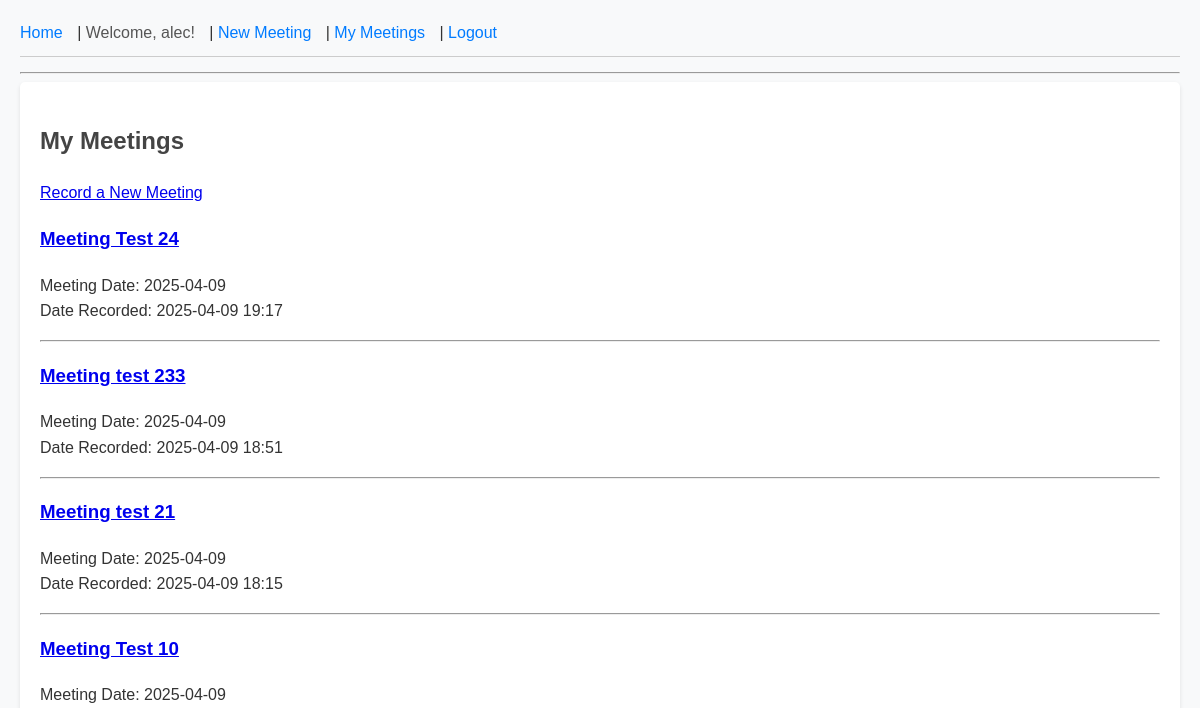
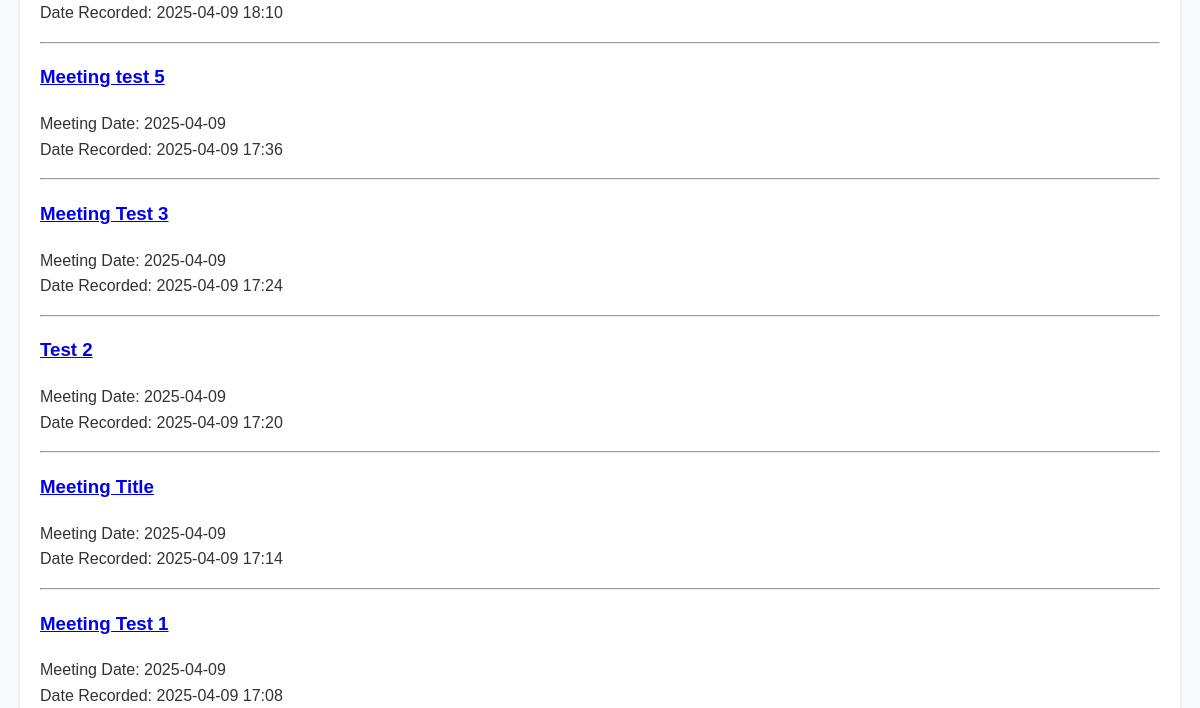
Page /meetings (signed in, upper part) on the earlier database version (2 pictures, top to bottom).
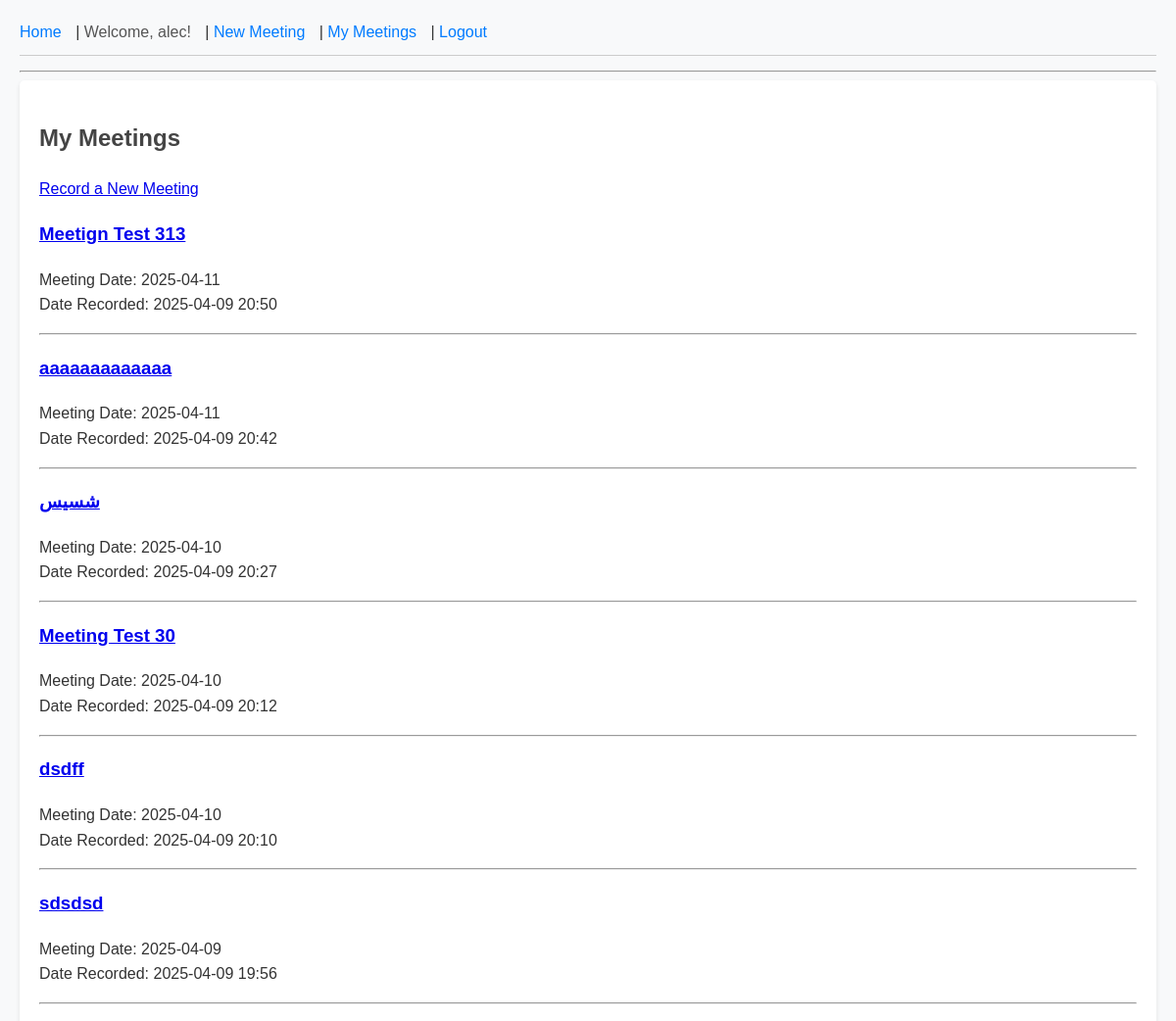
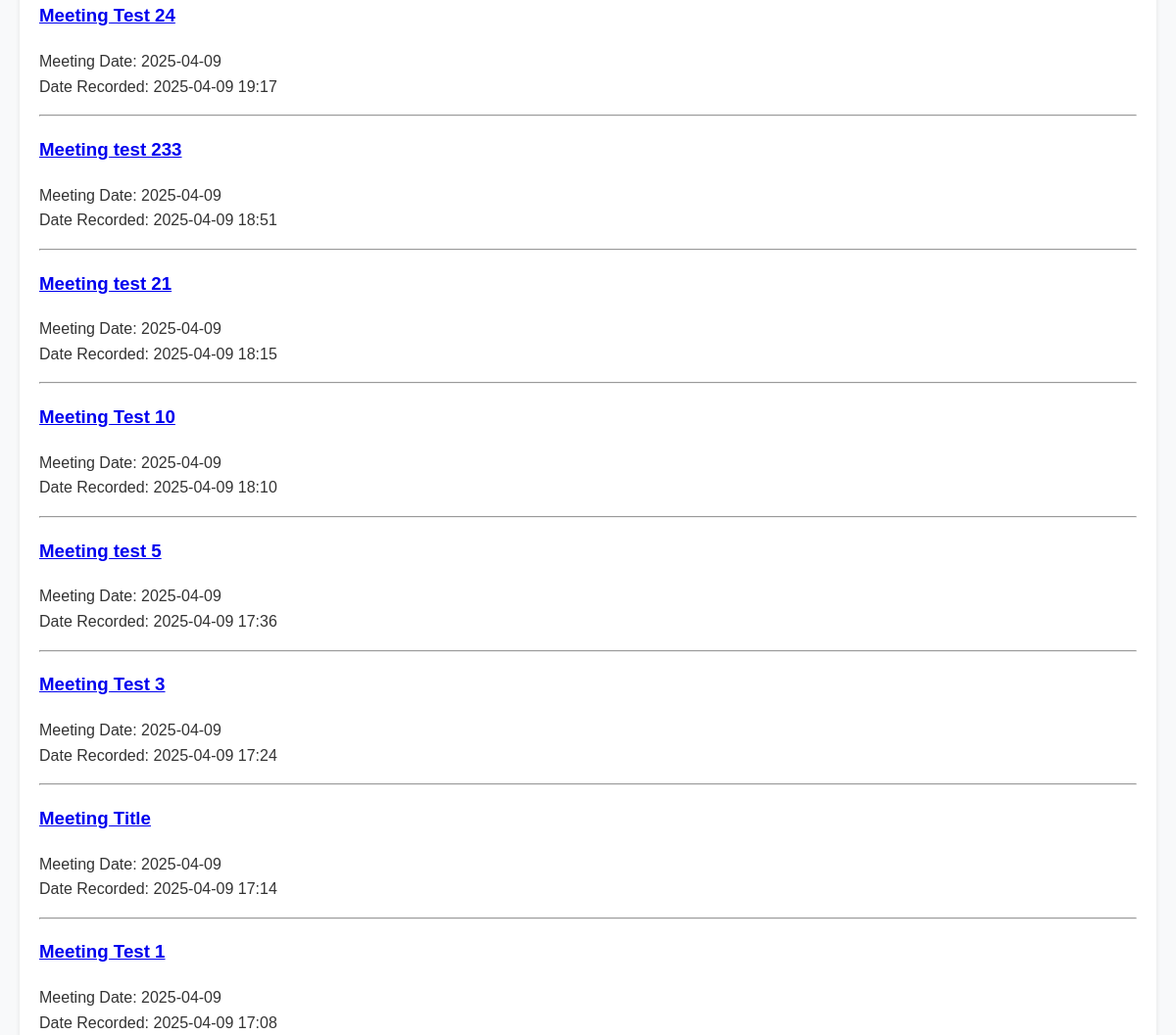
Same page on the later database version (2 pictures, top to bottom).
### app.py (models this page shows, shortened)
class User(db.Model, UserMixin):
    id = db.Column(db.Integer, primary_key=True)
    username = db.Column(db.String(20), unique=True, nullable=False)
    password_hash = db.Column(db.String(60), nullable=False)
    meetings = db.relationship('Meeting', backref='author', lazy=True)
    pass

class Meeting(db.Model):
    id = db.Column(db.Integer, primary_key=True)
    title = db.Column(db.String(100), nullable=False) # Meeting title, required
    meeting_date = db.Column(db.DateTime, nullable=False, default=datetime.datetime.utcnow)
    attendees = db.Column(db.Text, nullable=True) # Optional for now
    agenda = db.Column(db.Text, nullable=False) # Required
    minutes = db.Column(db.Text, nullable=True) # Optional
    action_items = db.Column(db.Text, nullable=True) # Optional
    date_posted = db.Column(db.DateTime, nullable=False, default=datetime.datetime.utcnow)
    user_id = db.Column(db.Integer, db.ForeignKey('user.id'), nullable=False)

### app.py (the view)
@app.route("/meetings")
@login_required
def meetings_list():
    meetings = Meeting.query.filter_by(author=current_user)\
                            .order_by(Meeting.date_posted.desc()).all()
    return render_template('meetings.html', title='My Meetings', meetings=meetings)

### app.py (called while the page is built)
@login_manager.user_loader
def load_user(user_id):
    return User.query.get(int(user_id))

### templates/meetings.html (shortened to what this page needs)
{% extends 'base.html' %}
{% block content %}
    <h2>{{ title }}</h2>
    <p><a href="{{ url_for('new_meeting') }}">Record a New Meeting</a></p>
    {% for meeting in meetings %}
    <article>
        <h3>
            <a href="{{ url_for('meeting_detail', meeting_id=meeting.id) }}">{{ meeting.title }}</a>
        </h3>
        <p>
            Meeting Date: {{ meeting.meeting_date.strftime('%Y-%m-%d') }} <br>
            Date Recorded: {{ meeting.date_posted.strftime('%Y-%m-%d %H:%M') }} <br>
        </p>
        <hr>
    </article>
    {% else %}
        <p>You haven't recorded any meetings yet.</p>
    {% endfor %}
{% endblock %}

### templates/base.html (shortened to what this page needs)
<!DOCTYPE html>
<html lang="en">
<head>
    <link rel="stylesheet" type="text/css" href="{{ url_for('static', filename='css/main.css') }}">
</head>
<body>
    <header>
        <nav>
            <a href="{{ url_for('index') }}">Home</a> |
            {% if current_user.is_authenticated %}
                <span>Welcome, {{ current_user.username }}!</span> |
                <a href="{{ url_for('new_meeting') }}">New Meeting</a> |
                <a href="{{ url_for('meetings_list') }}">My Meetings</a> |
                <a href="{{ url_for('logout') }}">Logout</a>
            {% else %}
                <a href="{{ url_for('login') }}">Login</a> |
                <a href="{{ url_for('register') }}">Register</a>
            {% endif %}
        </nav>
        <hr>
    </header>
    <main>
        {% block content %}
        {% endblock %}
    </main>
</body>
</html>

### static/css/main.css (style rules this page uses)
body { font-family: sans-serif; margin: 20px; line-height: 1.6; background-color: #f8f9fa; color: #333; }
header nav { margin-bottom: 15px; padding-bottom: 10px; border-bottom: 1px solid #ccc; }
header nav a { text-decoration: none; color: #007bff; margin-right: 10px; }
header nav span { margin-right: 10px; color: #555; }
main { background-color: #ffffff; padding: 20px; border-radius: 5px; box-shadow: 0 2px 4px rgba(0,0,0,0.1); }
h1, h2, h3 { color: #444; }

Differences in the rows shown:
removed Meeting: title "Test 2", meeting_date "2025-04-09", date_posted "2025-04-09 17:20"
added Meeting: title "Meetign Test 313", meeting_date "2025-04-11", date_posted "2025-04-09 20:50"
added Meeting: title "aaaaaaaaaaaaa", meeting_date "2025-04-11", date_posted "2025-04-09 20:42"
added Meeting: title "شسیس", meeting_date "2025-04-10", date_posted "2025-04-09 20:27"
added Meeting: title "Meeting Test 30", meeting_date "2025-04-10", date_posted "2025-04-09 20:12"
added Meeting: title "dsdff", meeting_date "2025-04-10", date_posted "2025-04-09 20:10"
added Meeting: title "sdsdsd", meeting_date "2025-04-09", date_posted "2025-04-09 19:56"
